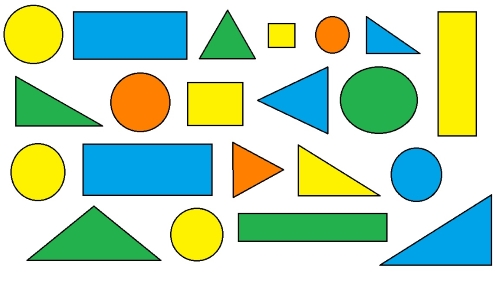
#> input picture Resources/Images/shapes.jpg, 500 x 281 px, found by its file name
$ python shape_detection.py
#> lines starting #> are read from the running program, lines starting #| are printed output that depends on the picture; after the words box and inside, x2 and y2 are one past the last pixel; in counts of white or black regions, pixels touching at a corner belong together
import cv2 as cv
import numpy as np
from numpy.core.shape_base import hstack

# NOTE: The below function joins RGB Image to Grayscale Image Horizontally
def hstack_rgb_gray(rgb_img, gray_img):
    rows_rgb, cols_rgb, channels = rgb_img.shape
    rows_gray, cols_gray = gray_img.shape

    rows_comb = max(rows_rgb, rows_gray)
    cols_comb = cols_rgb + cols_gray
    hstack = np.zeros(shape=(rows_comb, cols_comb, channels), dtype=np.uint8)

    hstack[:rows_rgb, :cols_rgb] = rgb_img
    hstack[:rows_gray, cols_rgb:] = gray_img[:, :, None]
    return hstack

# NOTE: The below function joins RGB Image to Grayscale Image Vertically
def vstack_rgb_gray(rgb_img, gray_img):
    rows_rgb, cols_rgb, channels = rgb_img.shape
    rows_gray, cols_gray = gray_img.shape

    rows_comb = rows_rgb + rows_gray
    cols_comb = max(cols_rgb, cols_gray)
    vstack = np.zeros(shape=(rows_comb, cols_comb, channels), dtype=np.uint8)

    vstack[:rows_rgb, :] = rgb_img
    vstack[rows_rgb:, :cols_rgb] = gray_img[:, :, None]
    return vstack

def getContours(img, imgCanny):
    contours, hierarchy = cv.findContours(imgCanny, cv.RETR_EXTERNAL, cv.CHAIN_APPROX_NONE)
    cv.drawContours(img, contours, -1, (255, 0, 0), 3)

while True:
    img = cv.imread("F:\OpenCV\Learning-Basics\Resources\Images\shapes.jpg")
#> img is the input picture: shape (281, 500, 3); mean B, G, R 185.4, 216.8, 185
    blank = np.zeros((img.shape[1], img.shape[0]), dtype=np.uint8)
    imgGray = cv.cvtColor(img, cv.COLOR_BGR2GRAY)
    imgBlur = cv.GaussianBlur(imgGray, (7, 7), 1)
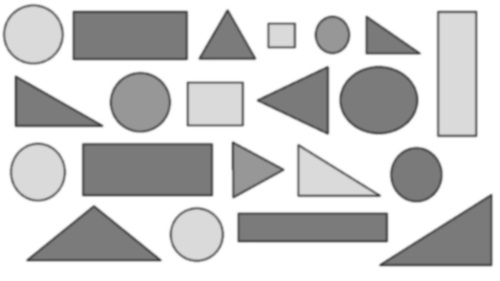
#> imgBlur: shape (281, 500); min 62, max 255, mean 203.7
    imgCanny = cv.Canny(imgBlur, 50, 50)
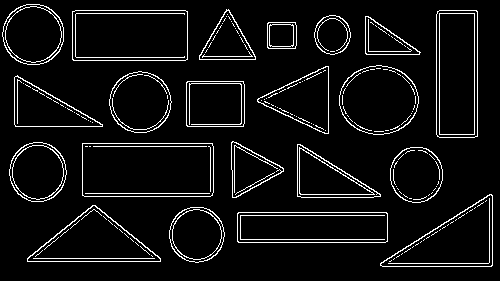
#> imgCanny: shape (281, 500); 6.5% white in thin lines or dots

    imgContours = img.copy()
    getContours(imgContours, imgCanny)
#> in getContours, `contours, hierarchy = cv.findContours(imgCanny, cv.RETR_EXTERNAL, cv.C..`: contours = 21 contours; largest, box (x1, y1, x2, y2) and area: (82, 143, 214, 197) 6934, (72, 10, 188, 61) 5744, (436, 10, 478, 138) 5195, (237, 212, 388, 243) 4497, (380, 194, 493, 267) 4301
#> in getContours, `cv.drawContours(img, contours, -1, (255, 0, 0), 3)`:
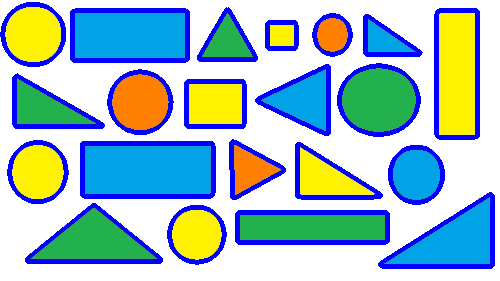
#> img: shape (281, 500, 3); mean B, G, R 198.4, 187.8, 157.6
    cv.imshow("Contorus", imgContours)

    hstack1 = hstack_rgb_gray(img, imgGray)
#> in hstack_rgb_gray, `hstack[:rows_rgb, :cols_rgb] = rgb_img`:
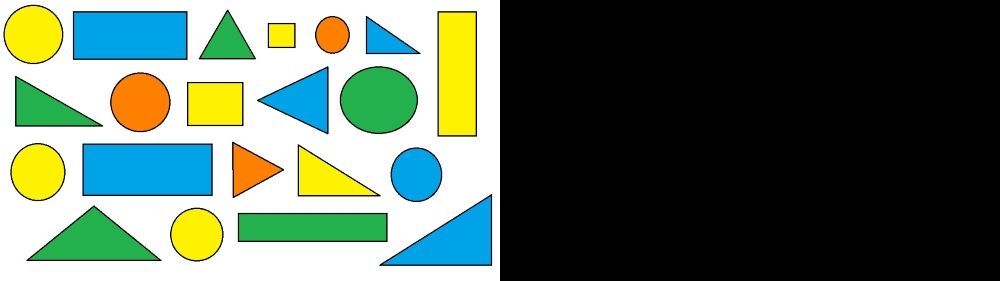
#> hstack: shape (281, 1000, 3); mean B, G, R 92.7, 108.4, 92.5
#> in hstack_rgb_gray, `hstack[:rows_gray, cols_rgb:] = gray_img[:, :, None]`:
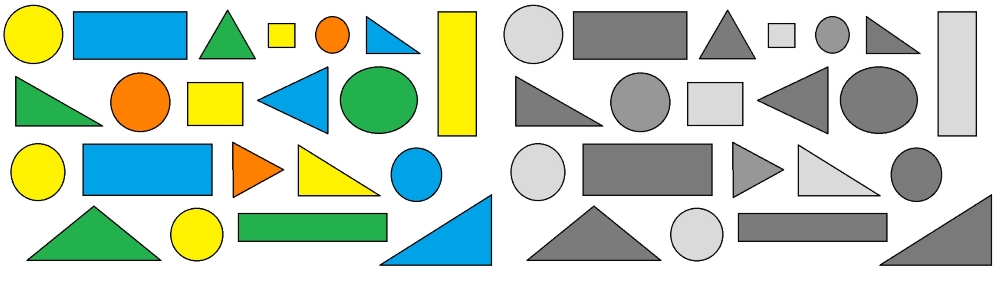
#> hstack: shape (281, 1000, 3); mean B, G, R 194.5, 210.2, 194.3
    hstack2 = cv.hconcat((imgBlur, imgCanny))
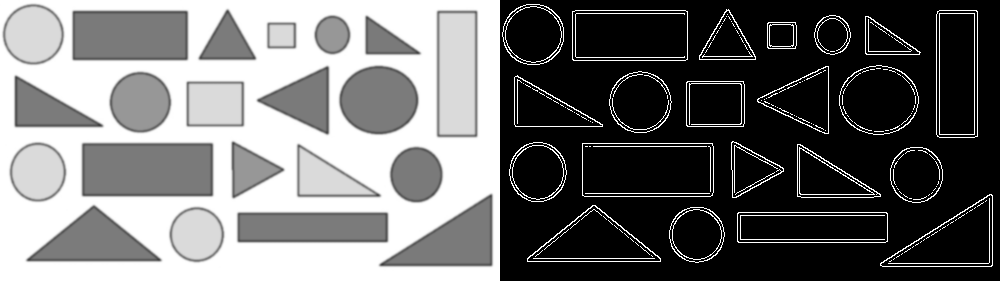
#> hstack2: shape (281, 1000); min 0, max 255, mean 110.1

    vstack = vstack_rgb_gray(hstack1, hstack2)
#> in vstack_rgb_gray, `vstack[rows_rgb:, :cols_rgb] = gray_img[:, :, None]`:
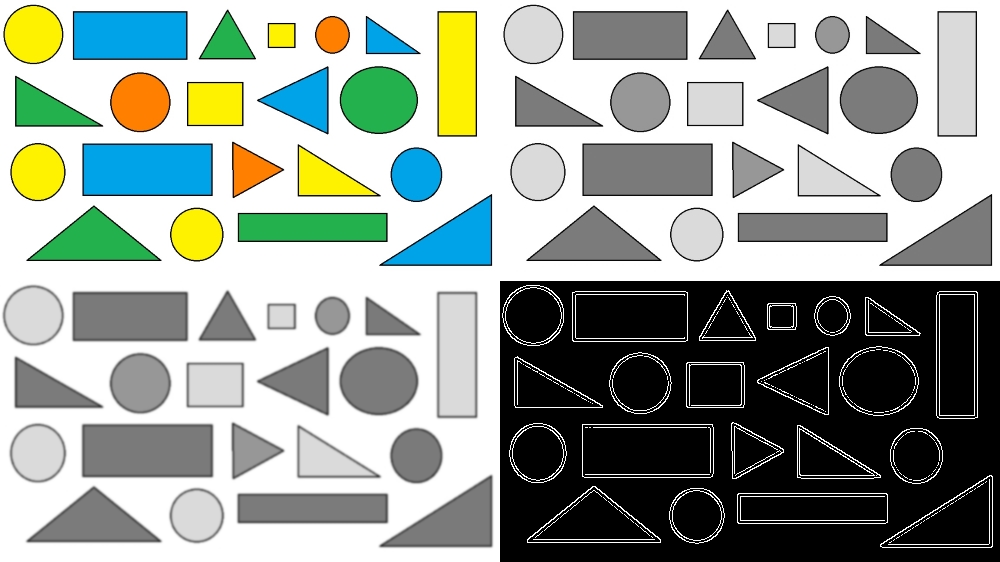
#> vstack: shape (562, 1000, 3); mean B, G, R 152.3, 160.2, 152.2
    cv.imshow("All Images", vstack)

    if cv.waitKey(0) & 0xFF == ord("q"):
#> (key q is pressed here)
        break

cv.waitKey(0)
